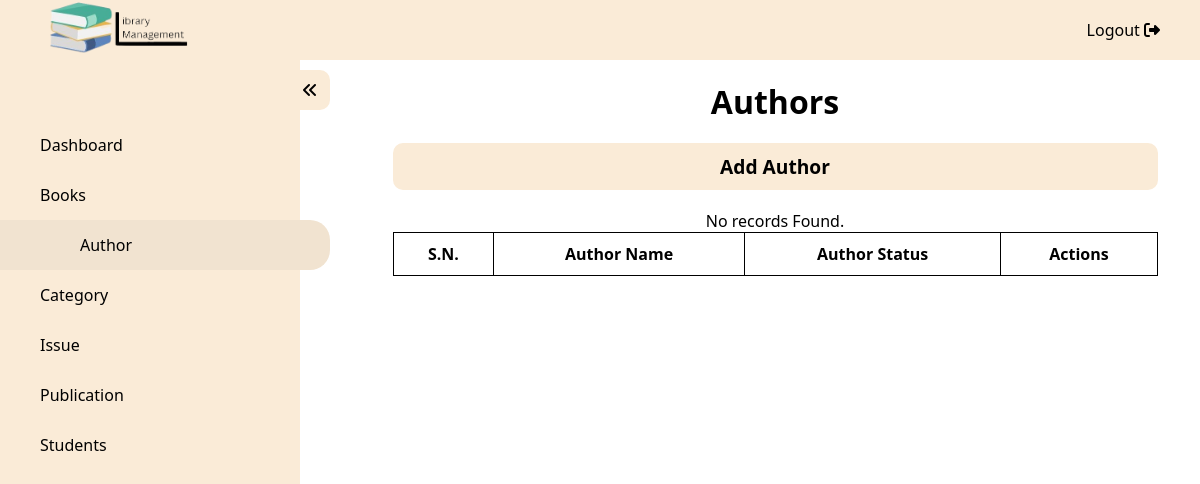
The page /admin/author.php (signed in) on the database as committed earlier.
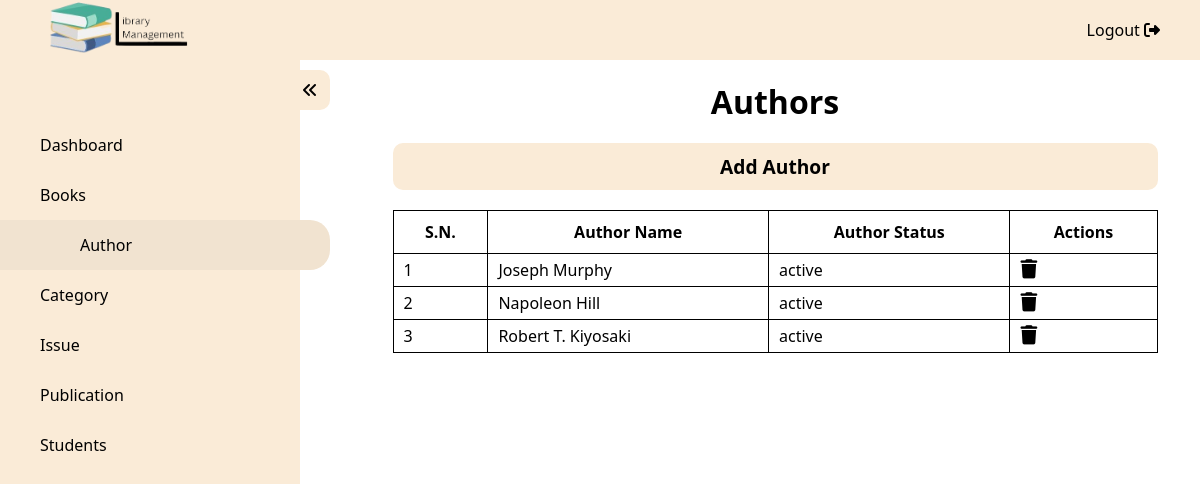
The same page on the database as committed later.
### tables this page shows
CREATE TABLE `Author_Details` (
  `AUT_ID` int NOT NULL,
  `AUT_Name` varchar(100) NOT NULL,
  `AUT_Status` varchar(50) NOT NULL
);

### admin/author.php (the view, shortened to what this page needs)
<?php
require("../config/db_connect.php");
?>
<!DOCTYPE html>
<html lang="en">
<head>
    <link rel="stylesheet" href="https://cdnjs.cloudflare.com/ajax/libs/font-awesome/6.2.1/css/all.min.css" />
    <link rel="stylesheet" href="../assets/css/index.css" />
    <link rel="stylesheet" href="../assets/css/details.css">
</head>
<body>
    <nav id="topbar">
        <div class="logo"><a href="../index.php"><img src="../assets/image/logo.png" /></a></div>
        <ul>
            <li><a href="../functions/logout.php">Logout <i class="fa-solid fa-right-from-bracket"></i></a> </li>
        </ul>
    </nav>
    <div class="wrapper">
        <nav id="sidebar" class="activeSidebar">
            <div class="iconParent">
                <i class="fa-solid fa-angles-left icon"></i>
            </div>
            <ul>
                <a href="./dashboard.php">
                    <li>Dashboard</li>
                </a>
                <a href="./books.php">
                    <li>Books</li>
                </a>
                <a href="./author.php">
                    <li class="active">Author</li>
                </a>
                <a href="./category.php">
                    <li>Category</li>
                </a>
                <a href="./issue.php">
                    <li>Issue</li>
                </a>
                <a href="./publication.php">
                    <li>Publication</li>
                </a>
                <a href="./student_details.php">
                    <li>Students</li>
                </a>
            </ul>
        </nav>
        <div class="content">
            <h1>Authors</h1>
            <a href="./addAuthor.php">
                <button>Add Author</button>
            </a>
            <table>
                <thead>
                    <tr>
                        <th>S.N.</th>
                        <th>Author Name</th>
                        <th>Author Status</th>
                        <th>Actions</th>
                    </tr>
                </thead>
                <tbody>
                    <?php
                    $res = mysqli_query($conn, "SELECT * FROM Author_Details");
                    if (mysqli_num_rows($res) == 0) {
                        echo "<p>No records Found.</p>";
                    } else {
                        $i = 1;
                        while ($row = mysqli_fetch_array($res)) {
                            $id = $row['AUT_ID'];
                            $name = $row['AUT_Name'];
                            $status = $row['AUT_Status'];
                    ?>
                            <tr>
                                <td><?php echo $i; ?></td>
                                <td><?php echo $name; ?></td>
                                <td><?php echo $status ?></td>
                                <td><?php echo "<a href='../functions/deleteAuthor.php?id=" . $id . "'>" ?><i class="fa-solid fa-trash"></i></a></td>
                            </tr>
                    <?php
                            $i++;
                        }
                    }
                    ?>
                </tbody>
            </table>
        </div>
    </div>
</body>
</html>

Rows that differ between the two databases and show on the page:
added author_details: AUT_Name "Joseph Murphy", AUT_Status "active"
added author_details: AUT_Name "Napoleon Hill", AUT_Status "active"
added author_details: AUT_Name "Robert T. Kiyosaki", AUT_Status "active"
Other text that changed with them:
text no longer shown: "No records Found."
